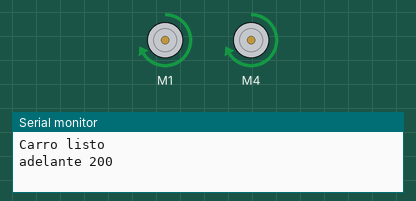
Bench run of a sketch on a simulated Arduino Uno, built with avr-gcc and run on an emulated ATmega328P. Parts: 2 × DC motor (green arrow = forward, orange = backward, longer = faster), the last lines printed to the serial monitor.

Above: at 1.0 s.
At 2.5 s:
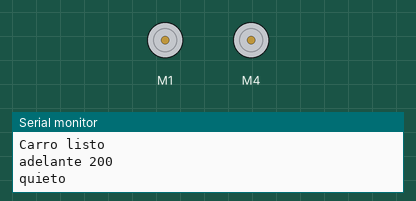
At 4.0 s:
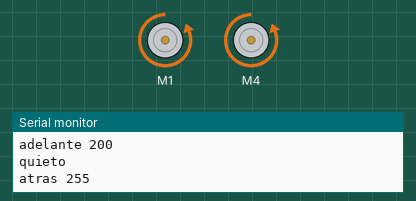
Timing chart, 0 to 7.8 s (numbered marks = the images above):
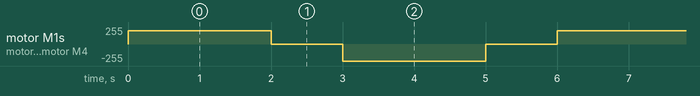

Measured:
- by itself, motor M1, motor M4: repeats every 6.0 s: stopped 1.0 s, backward 255/255 2.0 s, stopped 1.0 s, forward 200/255 2.0 s

The sketch:

carro_motores.ino
```cpp
// Carro con la shield L293D Rev4 (librería AFMotor_R4, la del kit): motor izquierdo en M1 y derecho en M4.
// 2 s adelante a velocidad 200, 1 s quieto, 2 s atrás a velocidad 255 y 1 s quieto, una y otra vez.
// Sirve para probar el simulador (74HC595, PWM y puente H) y para medir en la placa real la caída del L293D.
#include <AFMotor_R4.h>

AF_DCMotor motor1(1);
AF_DCMotor motor4(4);

void mover(uint8_t sentido, uint8_t velocidad) {
  motor1.setSpeed(velocidad);
  motor4.setSpeed(velocidad);
  motor1.run(sentido);
  motor4.run(sentido);
}

void setup() {
  Serial.begin(9600);
  Serial.println("Carro listo");
}

void loop() {
  Serial.println("adelante 200");
  mover(FORWARD, 200);
  delay(2000);
  Serial.println("quieto");
  mover(RELEASE, 0);
  delay(1000);
  Serial.println("atras 255");
  mover(BACKWARD, 255);
  delay(2000);
  Serial.println("quieto");
  mover(RELEASE, 0);
  delay(1000);
}
```
